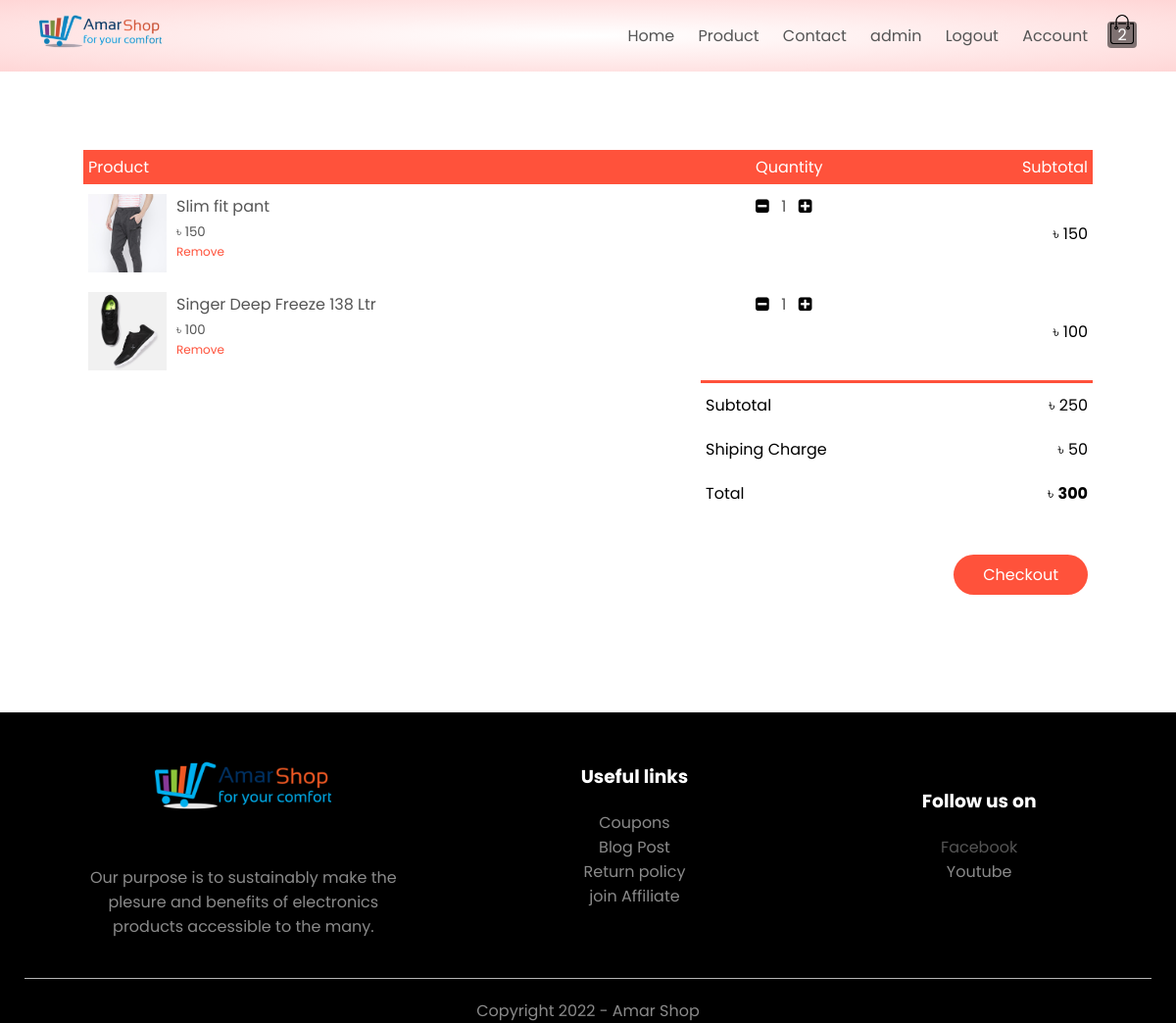
The page /cart/ (signed in) on the database as committed earlier.
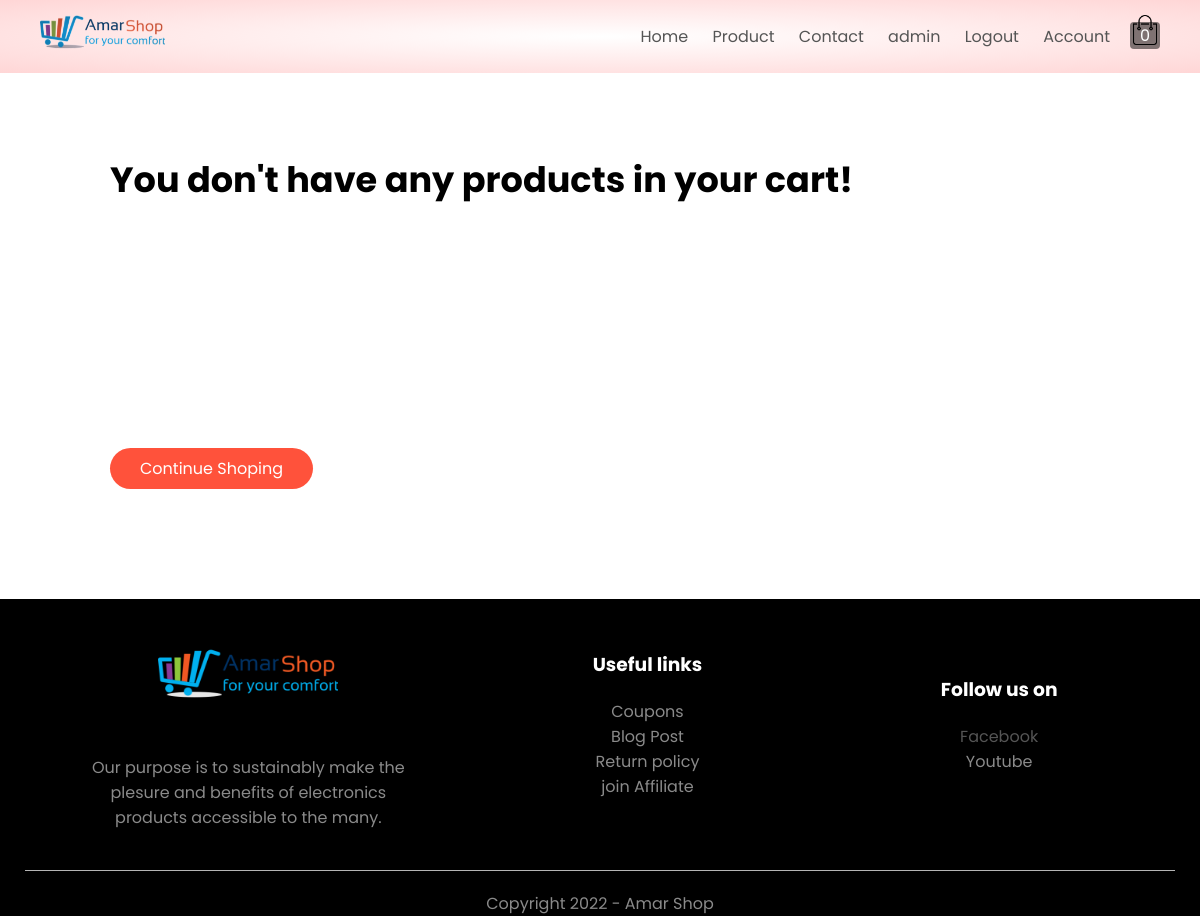
The same page on the database as committed later.
### shop/models.py (models this page shows, shortened)
class Cart(models.Model):
    _user = models.ForeignKey(User, on_delete=models.CASCADE)
    product = models.ForeignKey(Product, on_delete=models.CASCADE)
    quantity = models.PositiveIntegerField(default=1)
    added_at = models.DateTimeField(auto_now_add=True)
    class Meta:
        ordering = ['added_at']
    @property
    def get_sub_total(self):
        return self.quantity * self.product.discount_price

class ProductImage(models.Model):
    image = models.ImageField(upload_to=utails.get_upload_dir)
    @property
    def get_url(self):
        return f"/media/{self.image}"

class Product(models.Model):
    product_id = models.CharField(max_length=20, primary_key=True, unique=True, blank=True)
    category = models.CharField(max_length=50, choices=utails.PRODUCT_CATEGORY, null=True, blank=True)
    title = models.CharField(max_length=250)
    model = models.CharField(max_length=250, null=True, blank=True)
    image = models.ManyToManyField(ProductImage)
    description = models.TextField(null=True, blank=True)
    status = models.CharField(max_length=20, choices=utails.PRODUCT_STATUS, null=True, blank=True)
    quantity = models.PositiveIntegerField()
    regular_price = models.PositiveIntegerField()
    discount_price = models.PositiveIntegerField()
    rating = models.FloatField(default=5.0, null=True, blank=True)
    added_at = models.DateTimeField(auto_now_add=True)
    class Meta:
        ordering = ['added_at']

### shop/views.py (the view)
# urls.py: path('cart/', views.cart, name='cart'),
@login_required
def cart(request):
    user = request.user
    cart_products = Cart.objects.filter(_user=user)
    sub_total_cost = 0
    for cart in cart_products:
        sub_total_cost += cart.get_sub_total
    CUSTOMERS = Customer.objects.filter(_user=user)
    context = {
        'carts': cart_products,
        'shiping': SHIPING_CHARGE,
        'sub_total': sub_total_cost,
        'total_cost': sub_total_cost+SHIPING_CHARGE,
        'customers': CUSTOMERS,
    }
    return render(request, 'shop/cart.html', context)

### shop/templatetags/cart_product.py (called while the page is built)
@register.filter
def count_cart_product(user):
    try:
        all_cart_product = Cart.objects.filter(_user=user)
        if all_cart_product:
            count = 0
            for cart in all_cart_product:
                count += cart.quantity
            return count
    except Exception as e:
        pass
    return 0

### templates/shop/cart.html (shortened to what this page needs)
{% extends "base.html" %}
{% load static %}
{% block content %}
<div class="small-container cart-page" id="cart-main-container">
    {% if carts %}
    <table>
        <thead id="temp">
            <th>Product</th>
            <th>Quantity</th>
            <th>Subtotal</th>
        </thead>
        {% for cart in carts %}
        <tr>
            <td>
                <div class="cart-info">
                    {% with cart.product.image.all|first as image %}
                        <img src="{{image.get_url}}"/>
                    {% endwith %}
                    <div class="">
                        <p>{{cart.product.title}}</p>
                        <small>&#2547; {{cart.product.discount_price}}</small>
                        <br>
                        <p class="remove" product_id="{{cart.product.product_id}}">Remove</p>
                    </div>
                </div>
            </td>
            <td id="cart-quantity">
                <span><i class="fa fa-minus-square quantity-decrease" product_id="{{cart.product.product_id}}"></i></span>
                    <p class="quantity">{{cart.quantity}}</p>
                <span><i class="fa fa-plus-square quantity-increase" product_id="{{cart.product.product_id}}"></i></i></span>
            </td>
            <td>&#2547; {{cart.get_sub_total}}</td>
        </tr>
        {% endfor %}
    </table>
    <div class="total-price" id="total-price">
        <table>
            <tr>
                <td>Subtotal</td>
                <td id="sub-total">&#2547; {{sub_total}}</td>
            </tr>
            <tr>
                <td>Shiping Charge</td>
                <td>&#2547; {{shiping}}</td>
            </tr>
            <tr>
                <td>Total</td>
                <td id="total">&#2547; <strong>{{total_cost}}</strong></td>
            </tr>
            <tr>
                <td id="blank-td"></td>
                <td>
                    <a  class="btn" id="checkout" onclick="checkout()">Checkout</a>
                </td>
            </tr>
        </table>
    </div>
    {% else %}
    <div class="small-container">
        <div class="empty-cart">
            <h3>You don't have any products in your cart!</h3>
        </div>
        <br>
        <a href="{% url 'shop:products' %}" class="btn">Continue Shoping</a>
    </div>
    {% endif %}
</div>
{% endblock content %}

Rows that differ between the two databases and show on the page:
removed Cart: get_url (picture), product "Slim fit pant", product.discount_price "150", quantity "1", get_sub_total "150"
removed Cart: get_url (picture), product "Singer Deep Freeze 138 Ltr", product.discount_price "100", quantity "1", get_sub_total "100"
Other text that changed with them:
{{ sub_total }}: "250" → (not shown)
{{ shiping }}: "50" → (not shown)
{{ total_cost }}: "300" → (not shown)
text no longer shown: "Product Quantity Subtotal Subtotal ৳ Shiping Charge ৳ Total ৳ Checkout"
text now shown: "You don't have any products in your cart! Continue Shoping"
